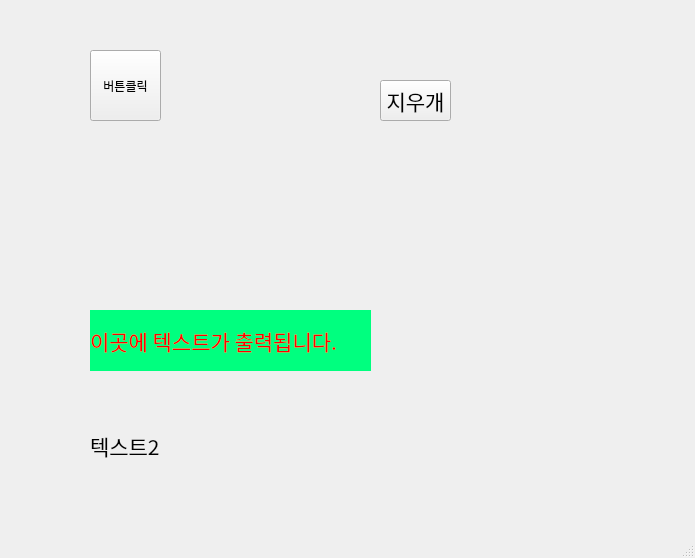
<?xml version="1.0" encoding="UTF-8"?>
<ui version="4.0">
 <class>MainWindow</class>
 <widget class="QMainWindow" name="MainWindow">
  <property name="geometry">
   <rect>
    <x>0</x>
    <y>0</y>
    <width>695</width>
    <height>558</height>
   </rect>
  </property>
  <property name="font">
   <font>
    <family>Agency FB</family>
    <pointsize>16</pointsize>
   </font>
  </property>
  <property name="windowTitle">
   <string>MainWindow</string>
  </property>
  <property name="styleSheet">
   <string notr="true">background-color:rgb(0, 255, 255) /</string>
  </property>
  <widget class="QWidget" name="centralwidget">
   <widget class="QPushButton" name="test_button">
    <property name="geometry">
     <rect>
      <x>90</x>
      <y>50</y>
      <width>71</width>
      <height>71</height>
     </rect>
    </property>
    <property name="font">
     <font>
      <family>Agency FB</family>
      <pointsize>9</pointsize>
     </font>
    </property>
    <property name="text">
     <string>버튼클릭</string>
    </property>
   </widget>
   <widget class="QLabel" name="output_label">
    <property name="geometry">
     <rect>
      <x>90</x>
      <y>310</y>
      <width>281</width>
      <height>61</height>
     </rect>
    </property>
    <property name="font">
     <font>
      <family>굴림</family>
      <pointsize>16</pointsize>
     </font>
    </property>
    <property name="layoutDirection">
     <enum>Qt::LeftToRight</enum>
    </property>
    <property name="styleSheet">
     <string notr="true">background-color:rgb(0, 255, 127);color:rgb(255, 0, 0);border:1px solid rgb(255, 0, 0)/</string>
    </property>
    <property name="text">
     <string>이곳에 텍스트가 출력됩니다.</string>
    </property>
   </widget>
   <widget class="QLabel" name="output_label2">
    <property name="geometry">
     <rect>
      <x>90</x>
      <y>420</y>
      <width>281</width>
      <height>51</height>
     </rect>
    </property>
    <property name="text">
     <string>텍스트2</string>
    </property>
   </widget>
   <widget class="QPushButton" name="clearbutton">
    <property name="geometry">
     <rect>
      <x>380</x>
      <y>80</y>
      <width>71</width>
      <height>41</height>
     </rect>
    </property>
    <property name="text">
     <string>지우개</string>
    </property>
   </widget>
  </widget>
  <widget class="QMenuBar" name="menubar">
   <property name="geometry">
    <rect>
     <x>0</x>
     <y>0</y>
     <width>695</width>
     <height>21</height>
    </rect>
   </property>
  </widget>
  <widget class="QStatusBar" name="statusbar"/>
 </widget>
 <resources/>
 <connections/>
</ui>
